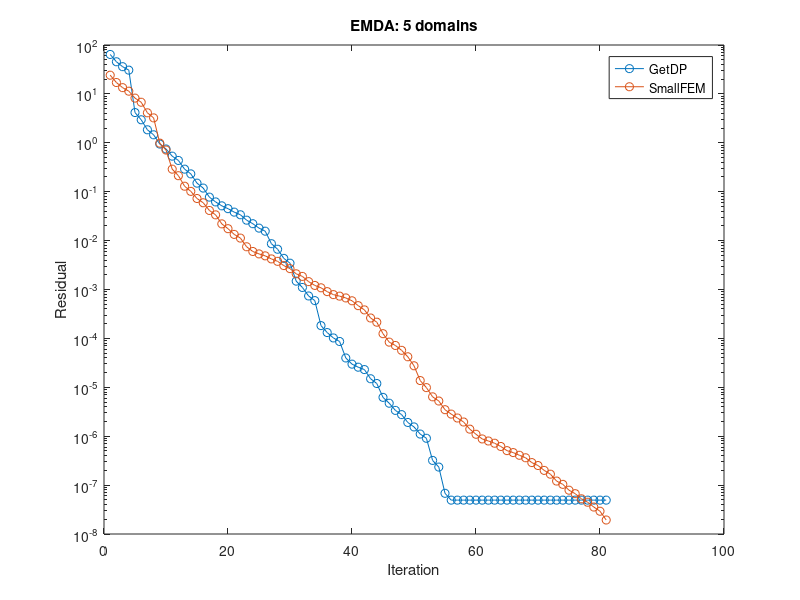

Recreate this plot in MATLAB.
%%%%%%%%%%%%%%%%%%%%%%%
%% GetDP vs SmallFEM %%
%% EMDA: 5 domains   %%
%%%%%%%%%%%%%%%%%%%%%%%

clear all;
close all;

getdp = ...
    [
        6.407776753433e+01
        4.543136671499e+01
        3.603638365047e+01
        3.063365646846e+01
        4.155975825576e+00
        2.956632939015e+00
        1.845226786099e+00
        1.457788436524e+00
        9.420675212841e-01
        7.473320274171e-01
        5.334697251170e-01
        4.356826498807e-01
        2.892420336587e-01
        2.314261933333e-01
        1.495996700987e-01
        1.186575482940e-01
        7.742373522831e-02
        6.180667653854e-02
        5.140134642754e-02
        4.499086669270e-02
        3.822626205805e-02
        3.374372408587e-02
        2.617890354281e-02
        2.215733240171e-02
        1.800866291485e-02
        1.559215018658e-02
        8.645147045829e-03
        6.660512912020e-03
        4.333878110607e-03
        3.452788265020e-03
        1.482787953404e-03
        1.100895390342e-03
        7.376272221461e-04
        5.926419587536e-04
        1.826555895739e-04
        1.316849252255e-04
        1.021738721414e-04
        8.646363948453e-05
        3.979304828788e-05
        2.976542830583e-05
        2.578640839058e-05
        2.304749540852e-05
        1.495992493784e-05
        1.195114560895e-05
        6.221751633910e-06
        4.725704339779e-06
        3.372001874808e-06
        2.761517624517e-06
        1.910307107140e-06
        1.547700794124e-06
        1.106839249958e-06
        9.070903571895e-07
        3.197464360578e-07
        2.337597219961e-07
        6.796362218094e-08
        4.928248702285e-08
    ];

smallfem = ...
    [
        2.413007746393e+01
        1.709932292650e+01
        1.342535204750e+01
        1.136878652063e+01
        8.204191770609e+00
        6.752090119138e+00
        4.106586289342e+00
        3.234168674017e+00
        9.837857476513e-01
        7.117173531766e-01
        2.890830580676e-01
        2.125104289820e-01
        1.295628937720e-01
        1.015705081441e-01
        7.262236990780e-02
        5.939027828644e-02
        4.136617539928e-02
        3.362320378251e-02
        2.199227470658e-02
        1.752790662517e-02
        1.339228041726e-02
        1.125562741242e-02
        7.483188544199e-03
        5.989077142678e-03
        5.347472594413e-03
        4.875765016230e-03
        4.223050599303e-03
        3.766094273522e-03
        3.081456303723e-03
        2.672041761498e-03
        2.092713705976e-03
        1.852267665443e-03
        1.448929627727e-03
        1.212117000782e-03
        1.083559167536e-03
        9.046527255825e-04
        7.857296423134e-04
        7.316832488078e-04
        6.723126855321e-04
        5.878210692010e-04
        4.673986606711e-04
        3.829551249027e-04
        2.613557439414e-04
        2.146018399632e-04
        1.248808879560e-04
        8.388285509413e-05
        7.168838085252e-05
        5.702128041445e-05
        4.210791393883e-05
        2.755208925581e-05
        1.374385288055e-05
        9.855345135914e-06
        6.386168356111e-06
        5.243675944994e-06
        3.485835095086e-06
        2.831205268110e-06
        2.355930827269e-06
        1.951253922043e-06
        1.394337997304e-06
        1.095326556826e-06
        8.790086081321e-07
        7.977992185921e-07
        7.185041407055e-07
        6.164066722779e-07
        5.068177910929e-07
        4.623430644751e-07
        4.074185465363e-07
        3.623577764552e-07
        2.887162600402e-07
        2.514820432572e-07
        1.998829676063e-07
        1.672386631256e-07
        1.209711557666e-07
        1.036093116572e-07
        7.869441904400e-08
        6.677252031975e-08
        5.251041115887e-08
        4.464736582025e-08
        3.560196732142e-08
        2.922086755817e-08
        1.933624799653e-08
    ];

it = [1:size(smallfem, 1)];

getdp(end:size(smallfem, 1)) = getdp(end);

semilogy(it, [getdp, smallfem], '-o');
legend({'GetDP', 'SmallFEM'});
title('EMDA: 5 domains');
xlabel('Iteration');
ylabel('Residual');